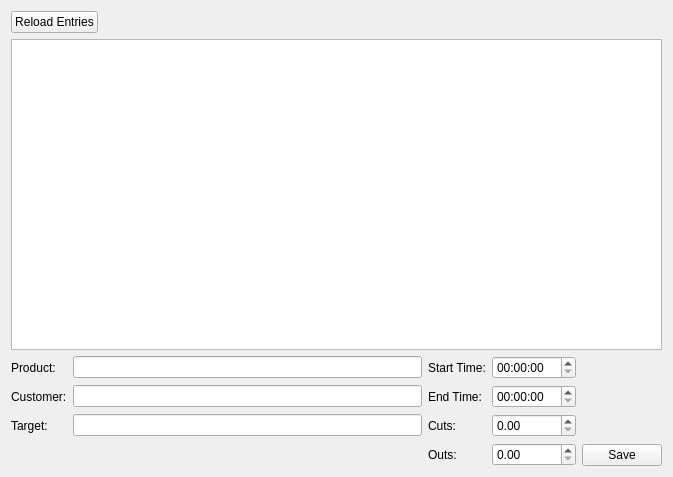
<?xml version="1.0" encoding="UTF-8"?>
<ui version="4.0">
 <class>CorrugatorMW</class>
 <widget class="QMainWindow" name="CorrugatorMW">
  <property name="geometry">
   <rect>
    <x>0</x>
    <y>0</y>
    <width>673</width>
    <height>477</height>
   </rect>
  </property>
  <property name="windowTitle">
   <string>Corrugator Data Entry</string>
  </property>
  <widget class="QWidget" name="centralWidget">
   <layout class="QVBoxLayout" name="verticalLayout_2">
    <item>
     <layout class="QHBoxLayout" name="horizontalLayout">
      <item>
       <widget class="QPushButton" name="cmdReload">
        <property name="text">
         <string>Reload Entries</string>
        </property>
       </widget>
      </item>
      <item>
       <spacer name="horizontalSpacer">
        <property name="orientation">
         <enum>Qt::Horizontal</enum>
        </property>
        <property name="sizeHint" stdset="0">
         <size>
          <width>40</width>
          <height>20</height>
         </size>
        </property>
       </spacer>
      </item>
     </layout>
    </item>
    <item>
     <widget class="CustomQueryView" name="lstSchedule">
      <property name="sizePolicy">
       <sizepolicy hsizetype="Expanding" vsizetype="Preferred">
        <horstretch>0</horstretch>
        <verstretch>3</verstretch>
       </sizepolicy>
      </property>
      <property name="sizeIncrement">
       <size>
        <width>0</width>
        <height>2</height>
       </size>
      </property>
     </widget>
    </item>
    <item>
     <layout class="QHBoxLayout" name="horizontalLayout_2">
      <item>
       <layout class="QGridLayout" name="gridLayout">
        <item row="0" column="0">
         <widget class="QLabel" name="label">
          <property name="text">
           <string>Product:</string>
          </property>
         </widget>
        </item>
        <item row="0" column="1">
         <widget class="QLineEdit" name="txtProduct"/>
        </item>
        <item row="0" column="2">
         <widget class="QLabel" name="label_4">
          <property name="text">
           <string>Start Time:</string>
          </property>
         </widget>
        </item>
        <item row="0" column="3">
         <widget class="QTimeEdit" name="dtpStartTime"/>
        </item>
        <item row="1" column="0">
         <widget class="QLabel" name="label_2">
          <property name="text">
           <string>Customer:</string>
          </property>
         </widget>
        </item>
        <item row="1" column="1">
         <widget class="QLineEdit" name="txtCustomer"/>
        </item>
        <item row="1" column="2">
         <widget class="QLabel" name="label_5">
          <property name="text">
           <string>End Time:</string>
          </property>
         </widget>
        </item>
        <item row="1" column="3">
         <widget class="QTimeEdit" name="dtpEndTime"/>
        </item>
        <item row="2" column="0">
         <widget class="QLabel" name="label_3">
          <property name="text">
           <string>Target:</string>
          </property>
         </widget>
        </item>
        <item row="2" column="1">
         <widget class="QLineEdit" name="txtTarget"/>
        </item>
        <item row="2" column="2">
         <widget class="QLabel" name="label_6">
          <property name="text">
           <string>Cuts:</string>
          </property>
         </widget>
        </item>
        <item row="2" column="3">
         <widget class="QDoubleSpinBox" name="spinCuts">
          <property name="maximum">
           <double>999999.000000000000000</double>
          </property>
         </widget>
        </item>
        <item row="3" column="2">
         <widget class="QLabel" name="label_7">
          <property name="text">
           <string>Outs:</string>
          </property>
         </widget>
        </item>
        <item row="3" column="3">
         <widget class="QDoubleSpinBox" name="spinOuts">
          <property name="maximum">
           <double>999999.000000000000000</double>
          </property>
         </widget>
        </item>
       </layout>
      </item>
      <item>
       <layout class="QVBoxLayout" name="verticalLayout">
        <item>
         <spacer name="verticalSpacer">
          <property name="orientation">
           <enum>Qt::Vertical</enum>
          </property>
          <property name="sizeHint" stdset="0">
           <size>
            <width>18</width>
            <height>38</height>
           </size>
          </property>
         </spacer>
        </item>
        <item>
         <widget class="QPushButton" name="cmdSave">
          <property name="text">
           <string>Save</string>
          </property>
         </widget>
        </item>
       </layout>
      </item>
     </layout>
    </item>
   </layout>
  </widget>
 </widget>
 <layoutdefault spacing="6" margin="11"/>
 <customwidgets>
  <customwidget>
   <class>CustomQueryView</class>
   <extends>QTreeView</extends>
   <header>customqueryview.h</header>
  </customwidget>
 </customwidgets>
 <resources/>
 <connections/>
</ui>
